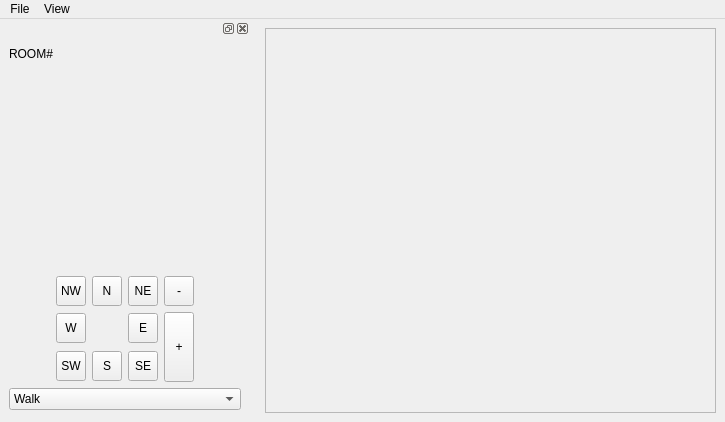
<?xml version="1.0" encoding="UTF-8"?>
<ui version="4.0">
 <class>MainWindow</class>
 <widget class="QMainWindow" name="MainWindow">
  <property name="geometry">
   <rect>
    <x>0</x>
    <y>0</y>
    <width>725</width>
    <height>422</height>
   </rect>
  </property>
  <property name="windowTitle">
   <string>MainWindow</string>
  </property>
  <widget class="QWidget" name="centralwidget">
   <layout class="QGridLayout" name="gridLayout">
    <item row="0" column="1">
     <widget class="QFrame" name="frame">
      <property name="sizePolicy">
       <sizepolicy hsizetype="Minimum" vsizetype="Minimum">
        <horstretch>0</horstretch>
        <verstretch>0</verstretch>
       </sizepolicy>
      </property>
      <property name="minimumSize">
       <size>
        <width>250</width>
        <height>250</height>
       </size>
      </property>
      <property name="frameShape">
       <enum>QFrame::StyledPanel</enum>
      </property>
      <property name="frameShadow">
       <enum>QFrame::Raised</enum>
      </property>
     </widget>
    </item>
   </layout>
  </widget>
  <widget class="QMenuBar" name="menuBar">
   <property name="geometry">
    <rect>
     <x>0</x>
     <y>0</y>
     <width>725</width>
     <height>22</height>
    </rect>
   </property>
   <widget class="QMenu" name="menuFile">
    <property name="title">
     <string>File</string>
    </property>
    <addaction name="actionNew"/>
    <addaction name="actionOpen"/>
    <addaction name="actionSave"/>
    <addaction name="actionSave_As"/>
    <addaction name="separator"/>
    <addaction name="actionQuit_2"/>
    <addaction name="actionQuit"/>
   </widget>
   <widget class="QMenu" name="menuView">
    <property name="title">
     <string>View</string>
    </property>
    <addaction name="actionTollbox"/>
   </widget>
   <addaction name="menuFile"/>
   <addaction name="menuView"/>
  </widget>
  <widget class="QDockWidget" name="dockWidget_2">
   <property name="sizePolicy">
    <sizepolicy hsizetype="Minimum" vsizetype="Minimum">
     <horstretch>0</horstretch>
     <verstretch>0</verstretch>
    </sizepolicy>
   </property>
   <property name="minimumSize">
    <size>
     <width>250</width>
     <height>400</height>
    </size>
   </property>
   <property name="maximumSize">
    <size>
     <width>250</width>
     <height>400</height>
    </size>
   </property>
   <property name="features">
    <set>QDockWidget::AllDockWidgetFeatures</set>
   </property>
   <property name="allowedAreas">
    <set>Qt::LeftDockWidgetArea|Qt::RightDockWidgetArea</set>
   </property>
   <attribute name="dockWidgetArea">
    <number>1</number>
   </attribute>
   <widget class="QWidget" name="dockWidgetContents_2">
    <layout class="QVBoxLayout" name="verticalLayout">
     <item>
      <widget class="QLabel" name="label">
       <property name="text">
        <string>ROOM#</string>
       </property>
      </widget>
     </item>
     <item>
      <spacer name="verticalSpacer_2">
       <property name="orientation">
        <enum>Qt::Vertical</enum>
       </property>
       <property name="sizeHint" stdset="0">
        <size>
         <width>20</width>
         <height>40</height>
        </size>
       </property>
      </spacer>
     </item>
     <item>
      <layout class="QHBoxLayout" name="horizontalLayout_2">
       <item>
        <layout class="QGridLayout" name="gridLayout_2">
         <item row="0" column="2">
          <widget class="QToolButton" name="toolButton_2">
           <property name="minimumSize">
            <size>
             <width>30</width>
             <height>30</height>
            </size>
           </property>
           <property name="maximumSize">
            <size>
             <width>30</width>
             <height>30</height>
            </size>
           </property>
           <property name="text">
            <string>N</string>
           </property>
           <property name="shortcut">
            <string>8</string>
           </property>
           <attribute name="buttonGroup">
            <string notr="true">buttonGroup</string>
           </attribute>
          </widget>
         </item>
         <item row="2" column="2">
          <widget class="QToolButton" name="toolButton_8">
           <property name="minimumSize">
            <size>
             <width>30</width>
             <height>30</height>
            </size>
           </property>
           <property name="maximumSize">
            <size>
             <width>30</width>
             <height>30</height>
            </size>
           </property>
           <property name="text">
            <string>S</string>
           </property>
           <property name="shortcut">
            <string>2</string>
           </property>
           <attribute name="buttonGroup">
            <string notr="true">buttonGroup</string>
           </attribute>
          </widget>
         </item>
         <item row="2" column="3">
          <widget class="QToolButton" name="toolButton_9">
           <property name="minimumSize">
            <size>
             <width>30</width>
             <height>30</height>
            </size>
           </property>
           <property name="maximumSize">
            <size>
             <width>30</width>
             <height>30</height>
            </size>
           </property>
           <property name="text">
            <string>SE</string>
           </property>
           <property name="shortcut">
            <string>3</string>
           </property>
           <attribute name="buttonGroup">
            <string notr="true">buttonGroup</string>
           </attribute>
          </widget>
         </item>
         <item row="0" column="4">
          <widget class="QToolButton" name="toolButton_10">
           <property name="minimumSize">
            <size>
             <width>30</width>
             <height>30</height>
            </size>
           </property>
           <property name="maximumSize">
            <size>
             <width>30</width>
             <height>30</height>
            </size>
           </property>
           <property name="text">
            <string>-</string>
           </property>
           <property name="shortcut">
            <string>-</string>
           </property>
          </widget>
         </item>
         <item row="2" column="1">
          <widget class="QToolButton" name="toolButton_7">
           <property name="minimumSize">
            <size>
             <width>30</width>
             <height>30</height>
            </size>
           </property>
           <property name="maximumSize">
            <size>
             <width>30</width>
             <height>30</height>
            </size>
           </property>
           <property name="text">
            <string>SW</string>
           </property>
           <property name="shortcut">
            <string>1</string>
           </property>
           <attribute name="buttonGroup">
            <string notr="true">buttonGroup</string>
           </attribute>
          </widget>
         </item>
         <item row="1" column="0">
          <spacer name="horizontalSpacer">
           <property name="orientation">
            <enum>Qt::Horizontal</enum>
           </property>
           <property name="sizeHint" stdset="0">
            <size>
             <width>40</width>
             <height>20</height>
            </size>
           </property>
          </spacer>
         </item>
         <item row="1" column="5">
          <spacer name="horizontalSpacer_2">
           <property name="orientation">
            <enum>Qt::Horizontal</enum>
           </property>
           <property name="sizeHint" stdset="0">
            <size>
             <width>40</width>
             <height>20</height>
            </size>
           </property>
          </spacer>
         </item>
         <item row="0" column="1">
          <widget class="QToolButton" name="toolButton">
           <property name="enabled">
            <bool>true</bool>
           </property>
           <property name="sizePolicy">
            <sizepolicy hsizetype="Fixed" vsizetype="Fixed">
             <horstretch>0</horstretch>
             <verstretch>0</verstretch>
            </sizepolicy>
           </property>
           <property name="minimumSize">
            <size>
             <width>30</width>
             <height>30</height>
            </size>
           </property>
           <property name="maximumSize">
            <size>
             <width>30</width>
             <height>30</height>
            </size>
           </property>
           <property name="text">
            <string>NW</string>
           </property>
           <property name="shortcut">
            <string>7</string>
           </property>
           <attribute name="buttonGroup">
            <string notr="true">buttonGroup</string>
           </attribute>
          </widget>
         </item>
         <item row="0" column="3">
          <widget class="QToolButton" name="toolButton_3">
           <property name="minimumSize">
            <size>
             <width>30</width>
             <height>30</height>
            </size>
           </property>
           <property name="maximumSize">
            <size>
             <width>30</width>
             <height>30</height>
            </size>
           </property>
           <property name="text">
            <string>NE</string>
           </property>
           <property name="shortcut">
            <string>9</string>
           </property>
           <attribute name="buttonGroup">
            <string notr="true">buttonGroup</string>
           </attribute>
          </widget>
         </item>
         <item row="1" column="3">
          <widget class="QToolButton" name="toolButton_6">
           <property name="minimumSize">
            <size>
             <width>30</width>
             <height>30</height>
            </size>
           </property>
           <property name="maximumSize">
            <size>
             <width>30</width>
             <height>30</height>
            </size>
           </property>
           <property name="text">
            <string>E</string>
           </property>
           <property name="shortcut">
            <string>6</string>
           </property>
           <attribute name="buttonGroup">
            <string notr="true">buttonGroup</string>
           </attribute>
          </widget>
         </item>
         <item row="1" column="1">
          <widget class="QToolButton" name="toolButton_4">
           <property name="minimumSize">
            <size>
             <width>30</width>
             <height>30</height>
            </size>
           </property>
           <property name="maximumSize">
            <size>
             <width>30</width>
             <height>30</height>
            </size>
           </property>
           <property name="text">
            <string>W</string>
           </property>
           <property name="shortcut">
            <string>4</string>
           </property>
           <attribute name="buttonGroup">
            <string notr="true">buttonGroup</string>
           </attribute>
          </widget>
         </item>
         <item row="1" column="4" rowspan="2">
          <widget class="QToolButton" name="toolButton_5">
           <property name="sizePolicy">
            <sizepolicy hsizetype="Fixed" vsizetype="Fixed">
             <horstretch>0</horstretch>
             <verstretch>0</verstretch>
            </sizepolicy>
           </property>
           <property name="minimumSize">
            <size>
             <width>30</width>
             <height>70</height>
            </size>
           </property>
           <property name="maximumSize">
            <size>
             <width>30</width>
             <height>70</height>
            </size>
           </property>
           <property name="focusPolicy">
            <enum>Qt::TabFocus</enum>
           </property>
           <property name="text">
            <string>+</string>
           </property>
           <property name="shortcut">
            <string>+</string>
           </property>
          </widget>
         </item>
        </layout>
       </item>
      </layout>
     </item>
     <item>
      <widget class="QComboBox" name="comboBox">
       <item>
        <property name="text">
         <string>Walk</string>
        </property>
       </item>
       <item>
        <property name="text">
         <string>Create</string>
        </property>
       </item>
      </widget>
     </item>
    </layout>
   </widget>
  </widget>
  <action name="actionNew">
   <property name="text">
    <string>New</string>
   </property>
  </action>
  <action name="actionOpen">
   <property name="text">
    <string>Open</string>
   </property>
  </action>
  <action name="actionSave">
   <property name="text">
    <string>Save</string>
   </property>
  </action>
  <action name="actionSave_As">
   <property name="text">
    <string>Save As</string>
   </property>
  </action>
  <action name="actionDummy">
   <property name="text">
    <string>Dummy</string>
   </property>
  </action>
  <action name="actionQuit_2">
   <property name="text">
    <string>Quit</string>
   </property>
  </action>
  <action name="actionQuit">
   <property name="text">
    <string>Quit</string>
   </property>
  </action>
  <action name="actionTollbox">
   <property name="text">
    <string>Tollbox</string>
   </property>
  </action>
 </widget>
 <resources/>
 <connections>
  <connection>
   <sender>actionQuit</sender>
   <signal>activated()</signal>
   <receiver>MainWindow</receiver>
   <slot>close()</slot>
   <hints>
    <hint type="sourcelabel">
     <x>-1</x>
     <y>-1</y>
    </hint>
    <hint type="destinationlabel">
     <x>154</x>
     <y>119</y>
    </hint>
   </hints>
  </connection>
  <connection>
   <sender>actionTollbox</sender>
   <signal>activated()</signal>
   <receiver>dockWidget_2</receiver>
   <slot>show()</slot>
   <hints>
    <hint type="sourcelabel">
     <x>-1</x>
     <y>-1</y>
    </hint>
    <hint type="destinationlabel">
     <x>404</x>
     <y>180</y>
    </hint>
   </hints>
  </connection>
 </connections>
 <buttongroups>
  <buttongroup name="buttonGroup"/>
 </buttongroups>
</ui>
